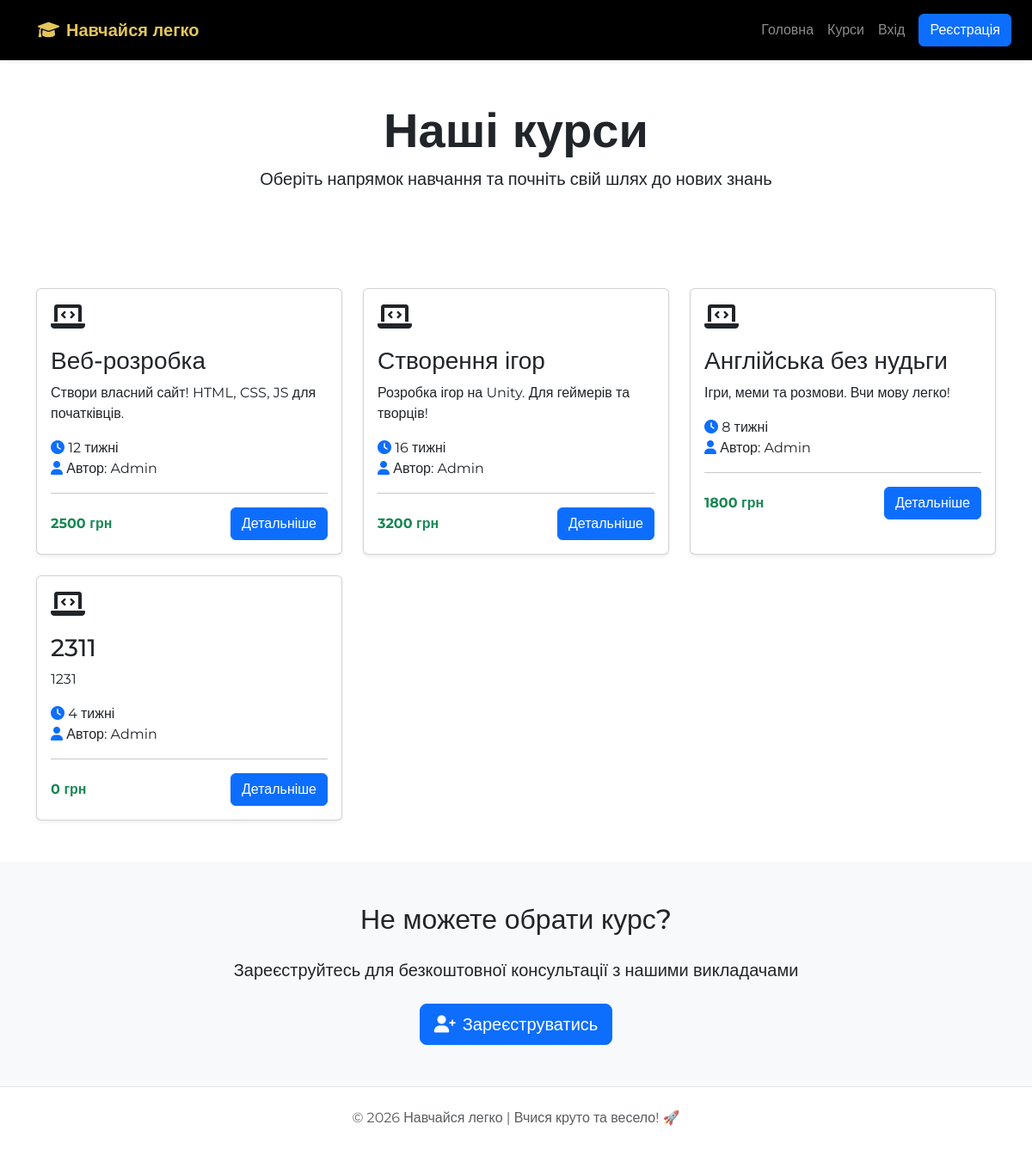
Page /courses/ on the committed database.
### core/models.py (models this page shows, shortened)
class Course(models.Model):
    title = models.CharField(max_length=200, verbose_name="Назва")
    description = models.TextField(verbose_name="Опис")
    price = models.IntegerField(default=0, verbose_name="Ціна (грн)")
    duration = models.CharField(max_length=50, default="4 тижні", verbose_name="Тривалість")
    author = models.ForeignKey(settings.AUTH_USER_MODEL, on_delete=models.CASCADE)

class CustomUser(AbstractUser):
    ROLE_CHOICES = (
        ('student', 'Студент'),
        ('teacher', 'Викладач'),
        ('admin','Адміністратор'),
    )
    role = models.CharField(max_length=10, choices=ROLE_CHOICES, default='student', verbose_name="Роль")

### core/views.py (the view)
# urls.py: path('courses/', views.courses_list_view, name='courses_list'),
def courses_list_view(request):
    courses = Course.objects.all()
    return render(request, 'courses.html', {'courses': courses})

### templates/courses.html (shortened to what this page needs)
{% extends 'base.html' %}
{% block content %}
<header class="page-header py-5">
    <div class="container">
        <div class="row align-items-center">
            <div class="col-md-8 mx-auto text-center">
                <h1 class="display-4 fw-bold">Наші курси</h1>
                <p class="lead">Оберіть напрямок навчання та почніть свій шлях до нових знань</p>
            </div>
        </div>
    </div>
</header>
<main>
    <section class="courses-catalog py-5">
        <div class="container">
            <div class="row g-4">
                {% for course in courses %}
                <div class="col-md-6 col-lg-4">
                    <div class="course-card card h-100 shadow-sm">
                        <div class="card-body">
                            <div class="course-icon mb-3">
                                <i class="fas fa-laptop-code fa-2x primary-color"></i>
                            </div>
                            <h3 class="card-title">{{ course.title }}</h3>
                            <p class="card-text">{{ course.description|truncatewords:20 }}</p>
                            <ul class="course-features list-unstyled">
                                <li><i class="fas fa-clock text-primary"></i> {{ course.duration }}</li>
                                <li><i class="fas fa-user text-primary"></i> Автор: {{ course.author.username }}</li>
                            </ul>
                            <hr>
                            <div class="d-flex justify-content-between align-items-center">
                                <span class="course-price fw-bold text-success">{{ course.price }} грн</span>
                                <a href="{% url 'course_detail' course.id %}" class="btn btn-primary">Детальніше</a>
                            </div>
                        </div>
                    </div>
                </div>
                {% empty %}
                <div class="col-12 text-center">
                    <p class="text-muted">Курси скоро з'являться!</p>
                </div>
                {% endfor %}
            </div>
        </div>
    </section>
    <section class="cta-section py-5 bg-light">
        <div class="container">
            <div class="row justify-content-center">
                <div class="col-lg-8 text-center">
                    <h2 class="section-title mb-4">Не можете обрати курс?</h2>
                    <p class="lead mb-4">Зареєструйтесь для безкоштовної консультації з нашими викладачами</p>
                    <a href="{% url 'register' %}" class="btn btn-primary btn-lg">
                        <i class="fas fa-user-plus me-2"></i>Зареєструватись
                    </a>
                </div>
            </div>
        </div>
    </section>
</main>
{% endblock %}

### static/css/styles.css (style rules this page uses)
:root { --primary-color: #e3c65b; --primary-dark: #d4a373; --white: #ffffff; --bg-light: #f4f7f6; --sidebar-width: 320px; --navbar-height: 70px; --shadow: 0 4px 12px rgba(0, 0, 0, 0.1); }
body { font-family: 'Montserrat', sans-serif; margin: 0; padding-top: var(--navbar-height); background-color: var(--white); overflow-x: hidden; }

### rows in the picture
Course: title "Веб-розробка", description "Створи власний сайт! HTML, CSS, JS для початківців.", duration "12 тижні", author.username "Admin", price "2500"
Course: title "Створення ігор", description "Розробка ігор на Unity. Для геймерів та творців!", duration "16 тижні", author.username "Admin", price "3200"
Course: title "Англійська без нудьги", description "Ігри, меми та розмови. Вчи мову легко!", duration "8 тижні", author.username "Admin", price "1800"
Course: title "2311", description "1231", duration "4 тижні", author.username "Admin", price "0"
